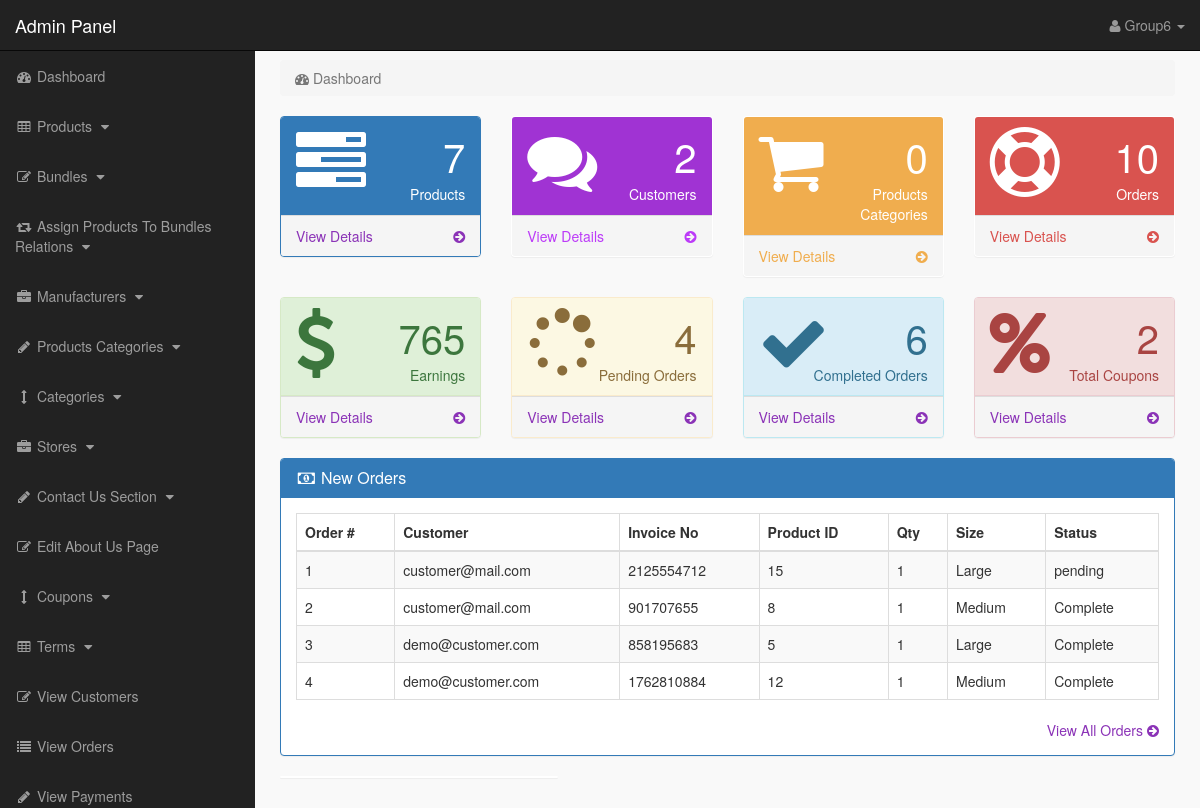
The page /admin_area/index.php?dashboard (signed in) on the database its author committed.
### tables this page shows
CREATE TABLE `pending_orders` (
  `order_id` int(10) NOT NULL,
  `customer_id` int(10) NOT NULL,
  `invoice_no` int(10) NOT NULL,
  `product_id` text NOT NULL,
  `qty` int(10) NOT NULL,
  `size` text NOT NULL,
  `order_status` text NOT NULL
);

CREATE TABLE `customers` (
  `customer_id` int(10) NOT NULL,
  `customer_name` varchar(255) NOT NULL,
  `customer_email` varchar(255) NOT NULL,
  `customer_pass` varchar(255) NOT NULL,
  `customer_country` text NOT NULL,
  `customer_city` text NOT NULL,
  `customer_contact` varchar(255) NOT NULL,
  `customer_address` text NOT NULL,
  `customer_image` text NOT NULL,
  `customer_ip` varchar(255) NOT NULL,
  `customer_confirm_code` text NOT NULL
);

### admin_area/dashboard.php (the view, shortened to what this page needs)
<?php
if(!isset($_SESSION['admin_email'])){
echo "<script>window.open('login.php','_self')</script>";
}
else {
?>
<div class="row">
<div class="col-lg-12">
<ol class="breadcrumb">
<li class="active">
<i class="fa fa-dashboard"></i> Dashboard
</li>
</ol>
</div>
</div>
<div class="row">
<div class="col-lg-3 col-md-6">
<div class="panel panel-primary">
<div class="panel-heading">
<div class="row">
<div class="col-xs-3">
<i class="fa fa-tasks fa-5x"> </i>
</div>
<div class="col-xs-9 text-right">
<div class="huge"> <?php echo $count_products; ?> </div>
<div>Products</div>
</div>
</div>
</div>
<a href="index.php?view_products">
<div class="panel-footer">
<span class="pull-left"> View Details </span>
<span class="pull-right"> <i class="fa fa-arrow-circle-right"></i> </span>
<div class="clearfix"></div>
</div>
</a>
</div>
</div>
<div class="col-lg-3 col-md-6">
<div class="panel panel-green">
<div class="panel-heading">
<div class="row">
<div class="col-xs-3">
<i class="fa fa-comments fa-5x"> </i>
</div>
<div class="col-xs-9 text-right">
<div class="huge"> <?php echo $count_customers; ?> </div>
<div>Customers</div>
</div>
</div>
</div>
<a href="index.php?view_customers">
<div class="panel-footer">
<span class="pull-left"> View Details </span>
<span class="pull-right"> <i class="fa fa-arrow-circle-right"></i> </span>
<div class="clearfix"></div>
</div>
</a>
</div>
</div>
<div class="col-lg-3 col-md-6">
<div class="panel panel-yellow">
<div class="panel-heading">
<div class="row">
<div class="col-xs-3">
<i class="fa fa-shopping-cart fa-5x"> </i>
</div>
<div class="col-xs-9 text-right">
<div class="huge"> <?php echo $count_p_categories; ?> </div>
<div>Products Categories</div>
</div>
</div>
</div>
<a href="index.php?view_p_cats">
<div class="panel-footer">
<span class="pull-left"> View Details </span>
<span class="pull-right"> <i class="fa fa-arrow-circle-right"></i> </span>
<div class="clearfix"></div>
</div>
</a>
</div>
</div>
<div class="col-lg-3 col-md-6">
<div class="panel panel-red">
<div class="panel-heading">
<div class="row">
<div class="col-xs-3">
<i class="fa fa-support fa-5x"> </i>
</div>
<div class="col-xs-9 text-right">
<div class="huge"> <?php echo $count_total_orders; ?> </div>
<div>Orders</div>
</div>
</div>
</div>
<a href="index.php?view_orders">
<div class="panel-footer">
<span class="pull-left"> View Details </span>
<span class="pull-right"> <i class="fa fa-arrow-circle-right"></i> </span>
<div class="clearfix"></div>
</div>
</a>
</div>
</div>
</div>
<div class="row">
    <div class="col-lg-3 col-md-6">
        <div class="panel panel-success">
        <div class="panel-heading">
        <div class="row">
        <div class="col-xs-3">
        <i class="fa fa-dollar fa-5x"> </i>
        </div>
        <div class="col-xs-9 text-right">
        <div class="huge"> <?php echo $count_total_earnings ?> </div>
        <div>Earnings</div>
        </div>
        </div>
        </div>
        <a href="index.php?view_orders">
        <div class="panel-footer">
        <span class="pull-left"> View Details </span>
        <span class="pull-right"> <i class="fa fa-arrow-circle-right"></i> </span>
        <div class="clearfix"></div>
        </div>
        </a>
        </div>
        </div>
        <div class="col-lg-3 col-md-6">
            <div class="panel panel-warning">
            <div class="panel-heading">
            <div class="row">
            <div class="col-xs-3">
            <i class="fa fa-spinner fa-5x"> </i>
            </div>
            <div class="col-xs-9 text-right">
            <div class="huge"> <?php echo $count_pending_orders ?> </div>
            <div>Pending Orders</div>
            </div>
            </div>
            </div>
            <a href="index.php?view_orders">
            <div class="panel-footer">
            <span class="pull-left"> View Details </span>
            <span class="pull-right"> <i class="fa fa-arrow-circle-right"></i> </span>
            <div class="clearfix"></div>
            </div>
            </a>
            </div>
            </div>
            <div class="col-lg-3 col-md-6">
                <div class="panel panel-info">
                <div class="panel-heading">
                <div class="row">
                <div class="col-xs-3">
                <i class="fa fa-check fa-5x"> </i>
                </div>
                <div class="col-xs-9 text-right">
                <div class="huge"> <?php echo $count_completed_orders ?> </div>
                <div>Completed Orders</div>
                </div>
                </div>
                </div>
                <a href="index.php?view_orders">
                <div class="panel-footer">
                <span class="pull-left"> View Details </span>
                <span class="pull-right"> <i class="fa fa-arrow-circle-right"></i> </span>
                <div class="clearfix"></div>
                </div>
                </a>
                </div>
                </div>
                <div class="col-lg-3 col-md-6">
                    <div class="panel panel-danger">
                    <div class="panel-heading">
                    <div class="row">
                    <div class="col-xs-3">
                    <i class="fa fa-percent fa-5x"> </i>
                    </div>
                    <div class="col-xs-9 text-right">
                    <div class="huge"> <?php echo $count_coupons; ?> </div>
                    <div>Total Coupons</div>
                    </div>
                    </div>
                    </div>
                    <a href="index.php?view_orders">
                    <div class="panel-footer">
                    <span class="pull-left"> View Details </span>
                    <span class="pull-right"> <i class="fa fa-arrow-circle-right"></i> </span>
                    <div class="clearfix"></div>
                    </div>
                    </a>
                    </div>
                    </div>
</div>
<div class="row" >
<div class="col-lg-12" >
<div class="panel panel-primary" >
<div class="panel-heading" >
<h3 class="panel-title" >
<i class="fa fa-money fa-fw" ></i> New Orders
</h3>
</div>
<div class="panel-body" >
<div class="table-responsive" >
<table class="table table-bordered table-hover table-striped" >
<thead>
<tr>
<th>Order #</th>
<th>Customer</th>
<th>Invoice No</th>
<th>Product ID</th>
<th>Qty</th>
<th>Size</th>
<th>Status</th>
</tr>
</thead>
<tbody>
<?php
$i = 0;
$get_order = "select * from pending_orders order by 1 DESC LIMIT 0,5";
$run_order = mysqli_query($con,$get_order);
while($row_order=mysqli_fetch_array($run_order)){
$c_id = $row_order['customer_id'];
$invoice_no = $row_order['invoice_no'];
$product_id = $row_order['product_id'];
$qty = $row_order['qty'];
$size = $row_order['size'];
$order_status = $row_order['order_status'];
$i++;
?>
<tr>
<td><?php echo $i; ?></td>
<td>
<?php
$get_customer = "select * from customers where customer_id='$c_id'";
$run_customer = mysqli_query($con,$get_customer);
$row_customer = mysqli_fetch_array($run_customer);
$customer_email = $row_customer['customer_email'];
echo $customer_email;
?>
</td>
<td><?php echo $invoice_no; ?></td>
<td><?php echo $product_id; ?></td>
<td><?php echo $qty; ?></td>
<td><?php echo $size; ?></td>
<td>
<?php
if($order_status=='pending'){
echo $order_status='pending';
}
else {
echo $order_status='Complete';
}
?>
</td>
</tr>
<?php } ?>
</tbody>
</table>
</div>
<div class="text-right" >
<a href="index.php?view_orders" >
View All Orders <i class="fa fa-arrow-circle-right" ></i>
</a>
</div>
</div>
</div>
</div>
<div class="col-md-4">
<div class="panel">
</div>
</div>
</div>
<?php } ?>

### admin_area/includes/sidebar.php (shortened to what this page needs)
<?php
if(!isset($_SESSION['admin_email'])){
echo "<script>window.open('login.php','_self')</script>";
}
else {
?>
<nav class="navbar navbar-inverse navbar-fixed-top" >
<div class="navbar-header" >
<a class="navbar-brand" href="index.php?dashboard" >Admin Panel</a>
</div>
<ul class="nav navbar-right top-nav" >
<li class="dropdown" >
<a href="#" class="dropdown-toggle" data-toggle="dropdown" >
<i class="fa fa-user" ></i>
<?php echo $admin_name; ?> <b class="caret" ></b>
</a>
</li>
</ul>
<div class="collapse navbar-collapse navbar-ex1-collapse">
<ul class="nav navbar-nav side-nav">
<li>
<a href="index.php?dashboard">
<i class="fa fa-fw fa-dashboard"></i> Dashboard
</a>
</li>
<li>
<a href="#" data-toggle="collapse" data-target="#products">
<i class="fa fa-fw fa-table"></i> Products
<i class="fa fa-fw fa-caret-down"></i>
</a>
</li>
<li>
<a href="#" data-toggle="collapse" data-target="#bundles">
<i class="fa fa-fw fa-edit"></i> Bundles
<i class="fa fa-fw fa-caret-down"></i>
</a>
</li>
<li>
<a href="#" data-toggle="collapse" data-target="#relations">
<i class="fa fa-fw fa-retweet"></i> Assign Products To Bundles Relations
<i class="fa fa-fw fa-caret-down"></i>
</a>
</li>
<li>
<a href="#" data-toggle="collapse" data-target="#manufacturers">
<i class="fa fa-fw fa-briefcase"></i> Manufacturers
<i class="fa fa-fw fa-caret-down"></i>
</a>
</li>
<li>
<a href="#" data-toggle="collapse" data-target="#p_cat">
<i class="fa fa-fw fa-pencil"></i> Products Categories
<i class="fa fa-fw fa-caret-down"></i>
</a>
</li>
<li>
<a href="#" data-toggle="collapse" data-target="#cat">
<i class="fa fa-fw fa-arrows-v"></i> Categories
<i class="fa fa-fw fa-caret-down"></i>
</a>
</li>
<li>
<a href="#" data-toggle="collapse" data-target="#store">
<i class="fa fa-fw fa-briefcase"></i> Stores
<i class="fa fa-fw fa-caret-down"></i>
</a>
</li>
<li>
<a href="#" data-toggle="collapse" data-target="#contact_us">
<i class="fa fa-fw fa-pencil"> </i> Contact Us Section
<i class="fa fa-fw fa-caret-down"></i>
</a>
</li>
<li>
<a href="index.php?edit_about_us">
<i class="fa fa-fw fa-edit"></i> Edit About Us Page
</a>
</li>
<li>
<a href="#" data-toggle="collapse" data-target="#coupons">
<i class="fa fa-fw fa-arrows-v"></i> Coupons
<i class="fa fa-fw fa-caret-down"></i>
</a>
</li>
<li>
<a href="#" data-toggle="collapse" data-target="#terms" >
<i class="fa fa-fw fa-table"></i> Terms
<i class="fa fa-fw fa-caret-down"></i>
</a>
</li>
<li>
<a href="index.php?view_customers">
<i class="fa fa-fw fa-edit"></i> View Customers
</a>
</li>
<li>
<a href="index.php?view_orders">
<i class="fa fa-fw fa-list"></i> View Orders
</a>
</li>
<li>
<a href="index.php?view_payments">
<i class="fa fa-fw fa-pencil"></i> View Payments
</a>
</li>
</ul>
</div>
</nav>
<?php } ?>

### admin_area/css/style.css (style rules this page uses)
body { margin-top:100px; }
@media (min-width: 768px) { body { margin-top:50px; } }
.top-nav { padding:0 15px; }
.top-nav>li { display:inline-block; float:left; }
.top-nav>li>a { padding-top:15px; padding-bottom:15px; line-height:20px; color:#999; }
@media (min-width: 768px) { .side-nav { position:fixed; top:51px; width:255px; border-radius:0; overflow-y:auto; background-color: #222; bottom:0; overflow-x:hidden; padding-bottom:40px; } }
@media (min-width: 768px) { .side-nav>li>a { width:255px; } }
.huge { font-size:40px; line-height:normal; }
.panel-green > .panel-heading { color:#fff; background-color:#a033d3; }
.panel-green > a { color:#bc3bf8; }
.panel-red > .panel-heading { color:#fff; background-color:#d9534f; }
.panel-red > a { color:#d9534f; }
.panel-yellow > .panel-heading { color:#fff; background-color:#f0ad4e; }
.panel-yellow > a { color:#f0ad4e; }
.panel-body { border-radius:5px; }

### rows shown on the page
pending_orders: customer.customer_email "customer@mail.com", invoice_no "2125554712", product "15", qty "1", size "Large"
pending_orders: customer.customer_email "customer@mail.com", invoice_no "901707655", product "8", qty "1", size "Medium"
pending_orders: customer.customer_email "demo@customer.com", invoice_no "858195683", product "5", qty "1", size "Large"
pending_orders: customer.customer_email "demo@customer.com", invoice_no "1762810884", product "12", qty "1", size "Medium"

### other values the page prints
$admin_name "Group6"
$count_products "7"
$count_customers "2"
$count_p_categories "0"
$count_total_orders "10"
$count_total_earnings "765"
$count_pending_orders "4"
$count_completed_orders "6"
$count_coupons "2"
